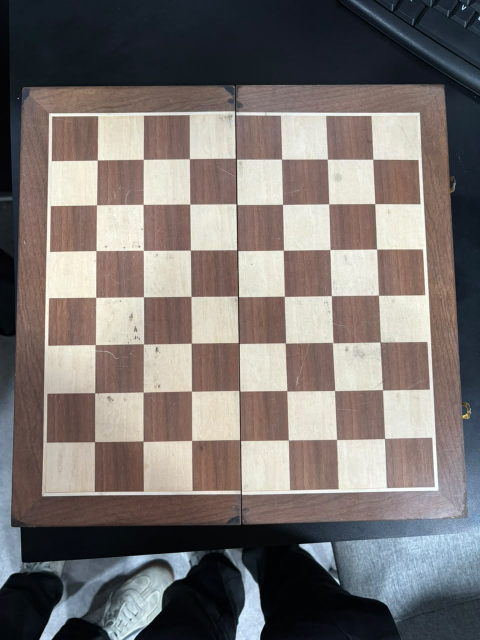
#> input picture kalibrasi_kamera/data/raw/papan_01.jpg, 960 x 1280 px (shown at 1/2 size)
$ python -i detector.py   (imports and definitions only)
#> lines starting #> are read from the running program, lines starting #| are printed output that depends on the picture
"""Deteksi sudut papan catur lipat 8x8 (7x7 sudut dalam) yang tahan terhadap garis lipatan.

Strategi bertingkat:
 1. Deteksi langsung 7x7 pada citra diperkecil (cepat, presisi) -> find_full().
 2. Bila gagal: temukan SEBAGIAN kisi (mis. 4x3, 7x4) dengan findChessboardCornersSB, lalu
    tentukan posisi blok itu di dalam papan 8x8 dengan mencocokkan pola terang/gelap
    kotak-kotak hasil ekstrapolasi homografi (place_block) dan perhalus -> find_by_block().
"""
import cv2
import numpy as np

N = 7  # sudut dalam per sisi
CRIT = (cv2.TERM_CRITERIA_EPS + cv2.TERM_CRITERIA_MAX_ITER, 50, 0.0005)
GRID = np.mgrid[0:N, 0:N].T.reshape(-1, 2).astype(np.float32)  # (x,y) indeks sudut, x paling cepat
PATS = [(7, 7), (7, 6), (6, 7), (6, 6), (7, 5), (5, 7), (6, 5), (5, 6), (5, 5), (7, 4), (4, 7),
        (6, 4), (4, 6), (5, 4), (4, 5), (4, 4), (7, 3), (3, 7), (6, 3), (3, 6), (5, 3), (3, 5),
        (4, 3), (3, 4), (3, 3)]


def _refine_subpix(gray, pts):
    d = np.median(np.linalg.norm(np.diff(pts.reshape(-1, 2)[:N], axis=0), axis=1))
    w = int(np.clip(d * 0.25, 5, max(25, 0.02 * max(gray.shape))))  # batas ikut resolusi
    return cv2.cornerSubPix(gray, pts.reshape(-1, 1, 2).astype(np.float32), (w, w), (-1, -1), CRIT)


def _scales(gray, targets):
    """Skala pengecilan agar sisi terpanjang menjadi ~target piksel (independen resolusi)."""
    L = max(gray.shape)
    return [min(1.0, t / L) for t in targets]


def find_full(gray):
    """Deteksi 7x7 langsung (multi-skala). Mengembalikan (49,1,2) atau None."""
    for s in _scales(gray, (512, 422, 358, 320, 256)):
        small = cv2.resize(gray, None, fx=s, fy=s, interpolation=cv2.INTER_AREA)
        for im in (small, cv2.createCLAHE(3, (8, 8)).apply(small), cv2.GaussianBlur(small, (0, 0), 1.2)):
            ok, c = cv2.findChessboardCorners(
                im, (N, N), cv2.CALIB_CB_ADAPTIVE_THRESH + cv2.CALIB_CB_NORMALIZE_IMAGE)
            if not ok:
                ok, c = cv2.findChessboardCornersSB(
                    im, (N, N), cv2.CALIB_CB_EXHAUSTIVE + cv2.CALIB_CB_NORMALIZE_IMAGE)
            if ok:
                return _refine_subpix(gray, (c.reshape(-1, 2) / s).astype(np.float32))
    return None


# [33 lines left out: functions _find_blocks, _local_grid, _sample, not called in this run]


_CENT = [(i - .5, j - .5) for i in range(8) for j in range(8)]
_S_IN = np.array([(-1) ** (i + j) for i in range(8) for j in range(8)], np.float32)
_RING = [(i - .5, j - .5) for i in range(-1, 9) for j in range(-1, 9) if i in (-1, 8) or j in (-1, 8)]
_S_RING = np.array([(-1) ** (i + j) for i in range(-1, 9) for j in range(-1, 9)
                    if i in (-1, 8) or j in (-1, 8)], np.float32)


# [63 lines left out: functions place_block, _refine_from_H, find_by_block, not called in this run]


def detect(gray):
    """Kembalikan (corners (49,1,2), metode) atau (None, None)."""
    c = find_full(gray)
    if c is not None: return c, "langsung"
    c = find_by_block(gray)
    if c is not None: return c, "blok+ekstrapolasi"
    return None, None


# [5 lines left out: function board_outline, not called in this run]

>>> import cv2
>>> picture = cv2.imread('data/raw/papan_01.jpg', cv2.IMREAD_GRAYSCALE)
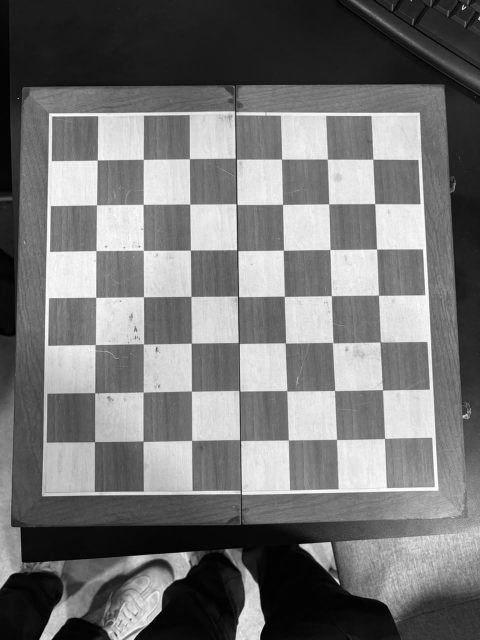
#> picture: shape (1280, 960) (shown at 1/2 size); min 0, max 255, mean 116.1
>>> result = detect(picture)
#> in _scales, `L = max(gray.shape)`: L = 1280
#> the loop in find_full, `for s in _scales(gray, (512, 422, 358, 320, 256)):` made 1 pass
#> s on pass 1: 0.4
#> pass 1, in find_full, `small = cv2.resize(gray, None, fx=s, fy=s, interpolation=cv2.INTER_AREA)`:
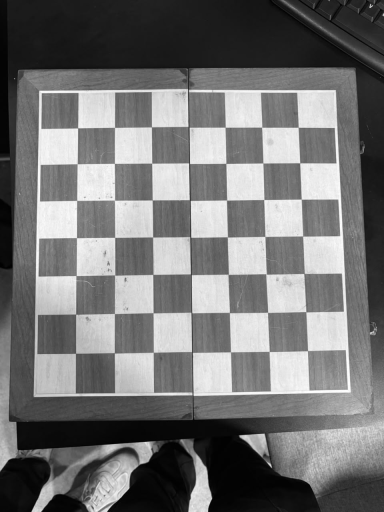
#> small: shape (512, 384); min 1, max 254, mean 116.1
#> in detect, `c = find_full(gray)`: c = 49 rows, first 8: [195, 320.5], [287.1, 319.2], [379.2, 317.9], [472.2, 317.8], [563.5, 318.7], [655.2, 318.6], [746.1, 318.8], [193.7, 410.4]

$ run again, on kalibrasi_kamera/data/raw/papan_02.jpg
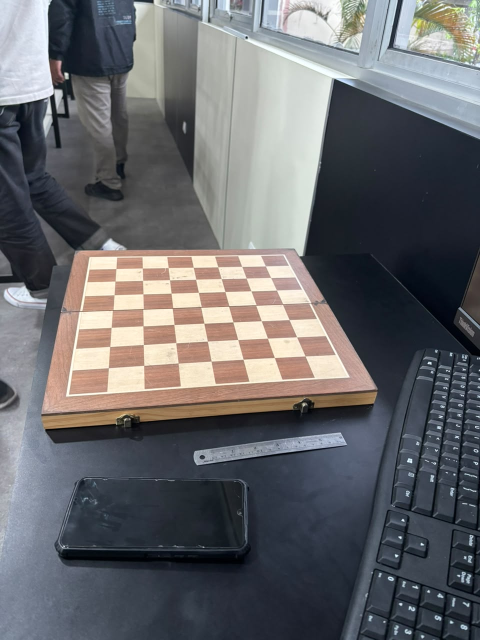
#> input picture kalibrasi_kamera/data/raw/papan_02.jpg, 960 x 1280 px (shown at 1/2 size)
#> `picture = cv2.imread('data/raw/papan_01.jpg', cv2.IMREAD_GRAYSCALE)`:
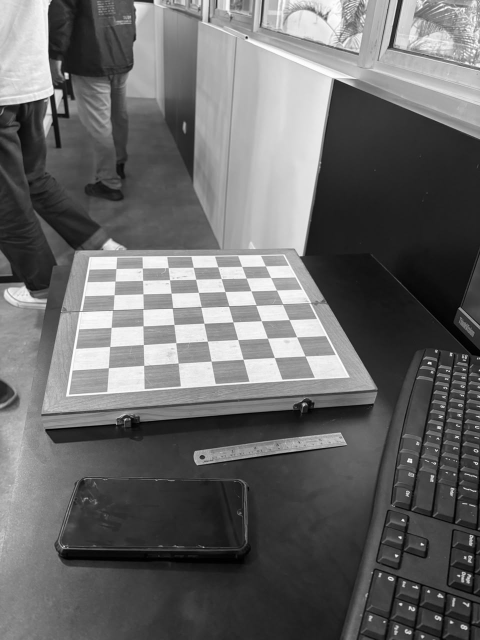
#> picture: shape (1280, 960) (shown at 1/2 size); min 0, max 255, mean 104.6
#> L = 1280
#> the loop in find_full, `for s in _scales(gray, (512, 422, 358, 320, 256)):` made 1 pass
#> s on pass 1: 0.4
#> pass 1, in find_full, `small = cv2.resize(gray, None, fx=s, fy=s, interpolation=cv2.INTER_AREA)`:
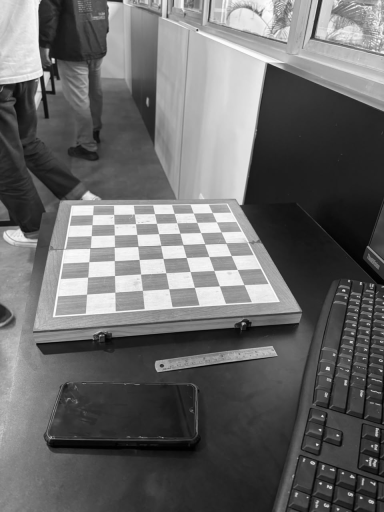
#> small: shape (512, 384); min 0, max 254, mean 104.6
#> c = 49 rows, first 8: [610.6, 712.4], [549.3, 715.6], [486.6, 718.8], [422.6, 722.7], [356.6, 726.7], [288.2, 731.3], [217.3, 735.9], [593.7, 674.3]

$ run again, on kalibrasi_kamera/data/raw/papan_04.jpg
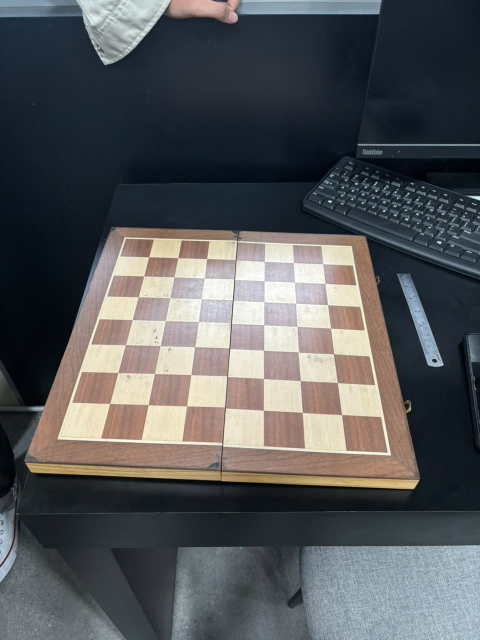
#> input picture kalibrasi_kamera/data/raw/papan_04.jpg, 960 x 1280 px (shown at 1/2 size)
#> `picture = cv2.imread('data/raw/papan_01.jpg', cv2.IMREAD_GRAYSCALE)`:
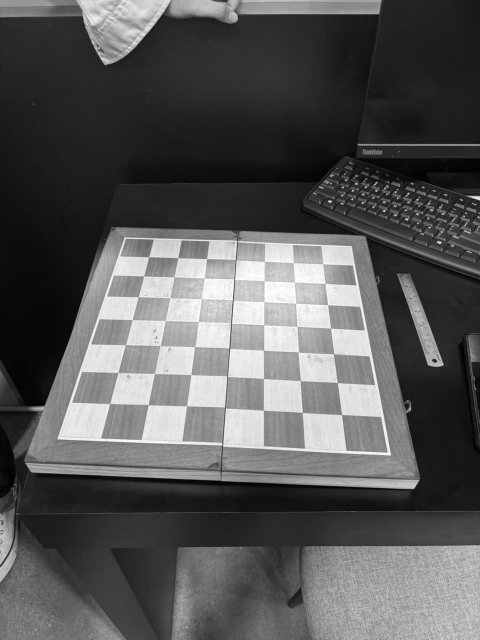
#> picture: shape (1280, 960) (shown at 1/2 size); min 0, max 255, mean 87.7
#> L = 1280
#> the loop in find_full, `for s in _scales(gray, (512, 422, 358, 320, 256)):` made 1 pass
#> s on pass 1: 0.4
#> pass 1, in find_full, `small = cv2.resize(gray, None, fx=s, fy=s, interpolation=cv2.INTER_AREA)`:
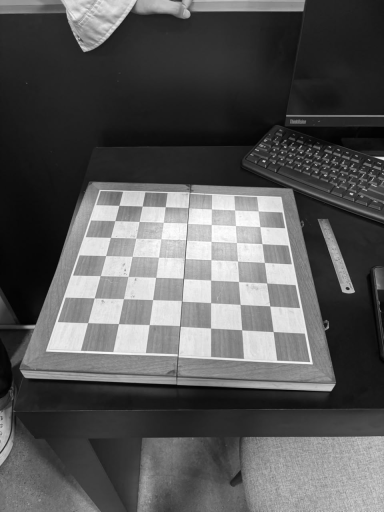
#> small: shape (512, 384); min 1, max 254, mean 87.7
#> c = 49 rows, first 8: [298.1, 514], [356.2, 515.9], [413.6, 517.7], [471.7, 519.9], [529.3, 523.2], [587.6, 525.7], [645.9, 528], [288, 552.4]
